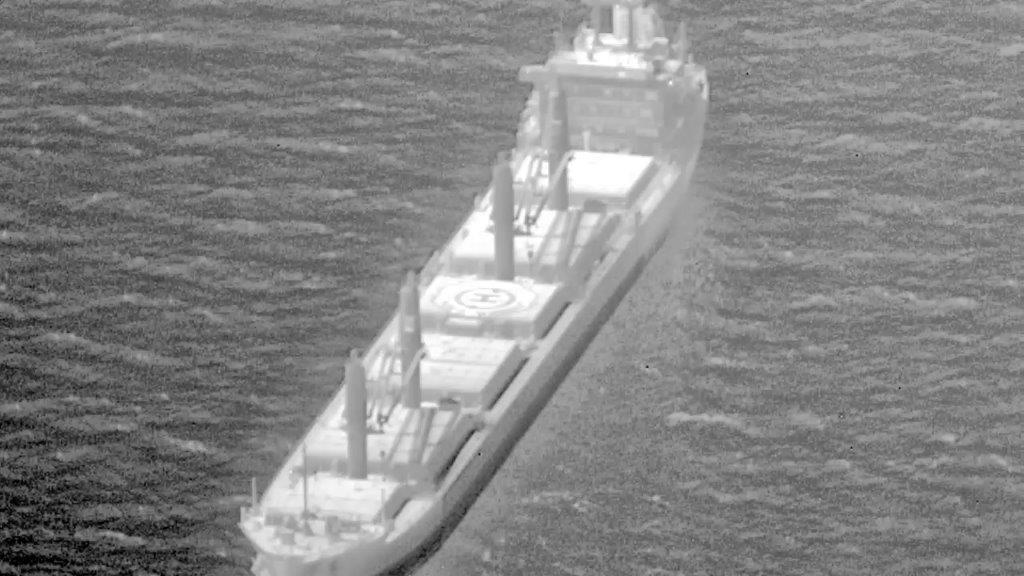
#> input picture compression/frame3.jpg, 1024 x 576 px, found by its file name
$ python greyscale.py
#> lines starting #> are read from the running program, lines starting #| are printed output that depends on the picture; after the words box and inside, x2 and y2 are one past the last pixel; in counts of white or black regions, pixels touching at a corner belong together
import cv2
import sys
j = 0
path = '/home/jacob/Python/compression/frame3.jpg'
#img = cv2.imread(path,0)
img = cv2.imread(path,0)
#> img is the input picture: shape (576, 1024); min 0, max 255, mean 132.3
# [4 lines of commented-out code are left out]
for i in range(len(img)):
    for j in range(len(img[0])):
        if img[i][j] <= 200:
            img[i][j] = 0
        else:
            img[i][j]=255
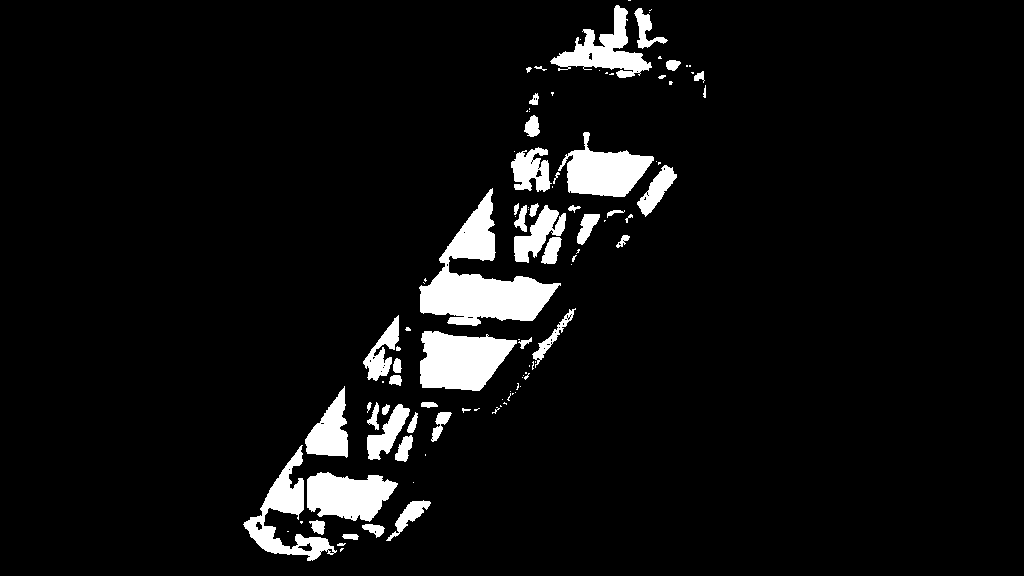
#> img: shape (576, 1024); 6.1% white; 104 white regions (56 under 20 px), largest, box (x1, y1, x2, y2) and area: (419, 188, 561, 326) 7347, (420, 331, 517, 391) 4223, (558, 132, 654, 197) 3295

cv2.imwrite('/home/jacob/Python/compression/maybe.jpg',img)

#im = cv2.imread(path,0)
im2 = cv2.imread('/home/jacob/Python/compression/maybe.jpg',cv2.IMREAD_COLOR)
#> im2: shape (576, 1024, 3); min 0, max 255, mean 15.7
for i in range(len(im2)):
    while j < len(im2[0]):
#> (the run stopped early here; a loop or call above may not have finished)

$ run again, with compression/ir_frame1.jpg copied over compression/frame3.jpg
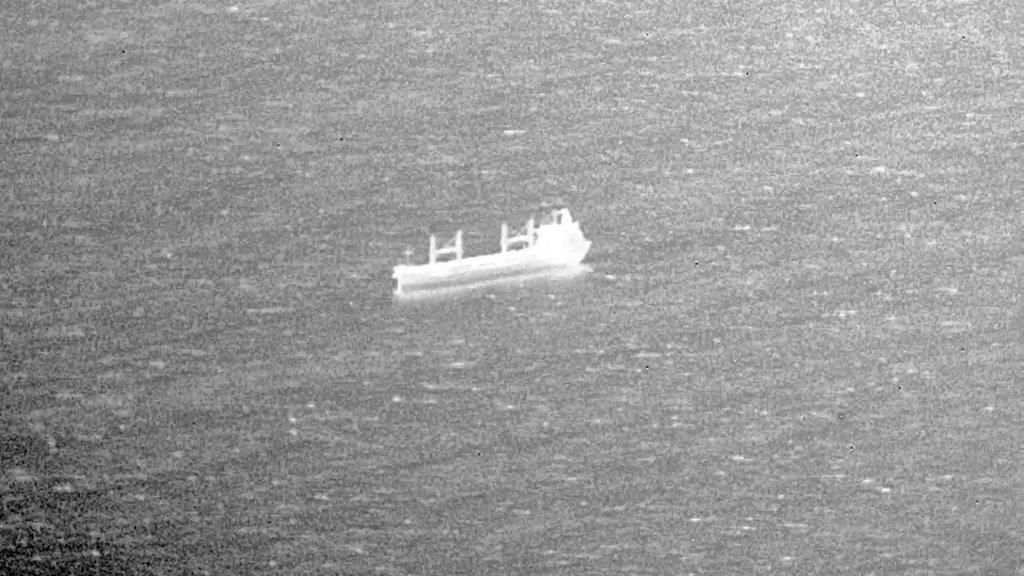
#> input picture compression/ir_frame1.jpg, 1024 x 576 px, found by its file name
#> img is the input picture: shape (576, 1024); min 0, max 255, mean 151.6
#> after the loop `for i in range(len(img)):`:
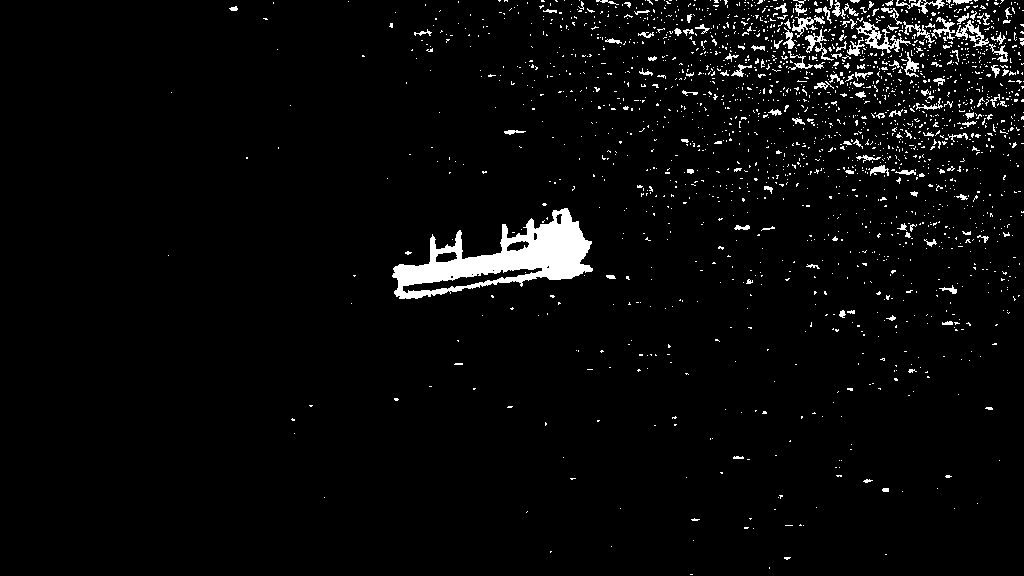
#> img: shape (576, 1024); 3.5% white; 1968 white regions (1838 under 20 px), largest, box (x1, y1, x2, y2) and area: (392, 208, 593, 299) 7427, (856, 21, 911, 53) 494, (955, 20, 989, 47) 259

$ run again, with compression/ir_frame2.jpg copied over compression/frame3.jpg
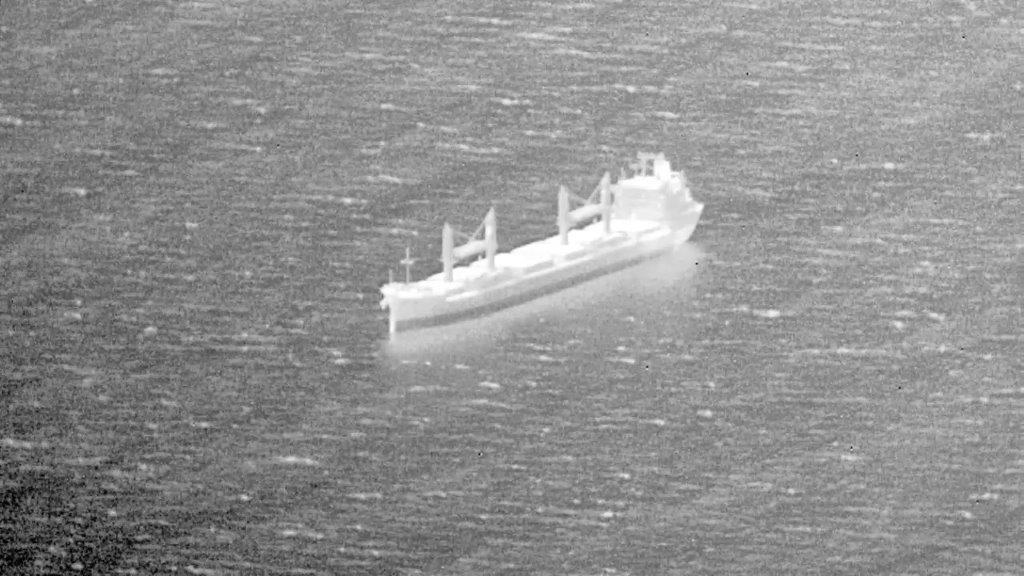
#> input picture compression/ir_frame2.jpg, 1024 x 576 px, found by its file name
#> img is the input picture: shape (576, 1024); min 0, max 255, mean 144
#> after the loop `for i in range(len(img)):`:
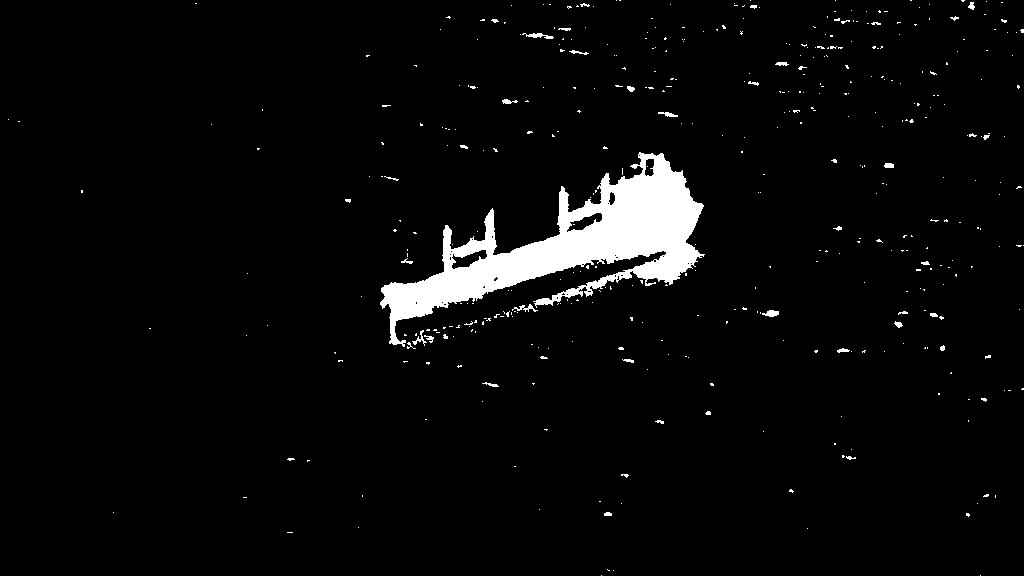
#> img: shape (576, 1024); 3.8% white; 431 white regions (394 under 20 px), largest, box (x1, y1, x2, y2) and area: (380, 152, 705, 347) 19677, (522, 33, 554, 39) 93, (762, 310, 779, 317) 79
